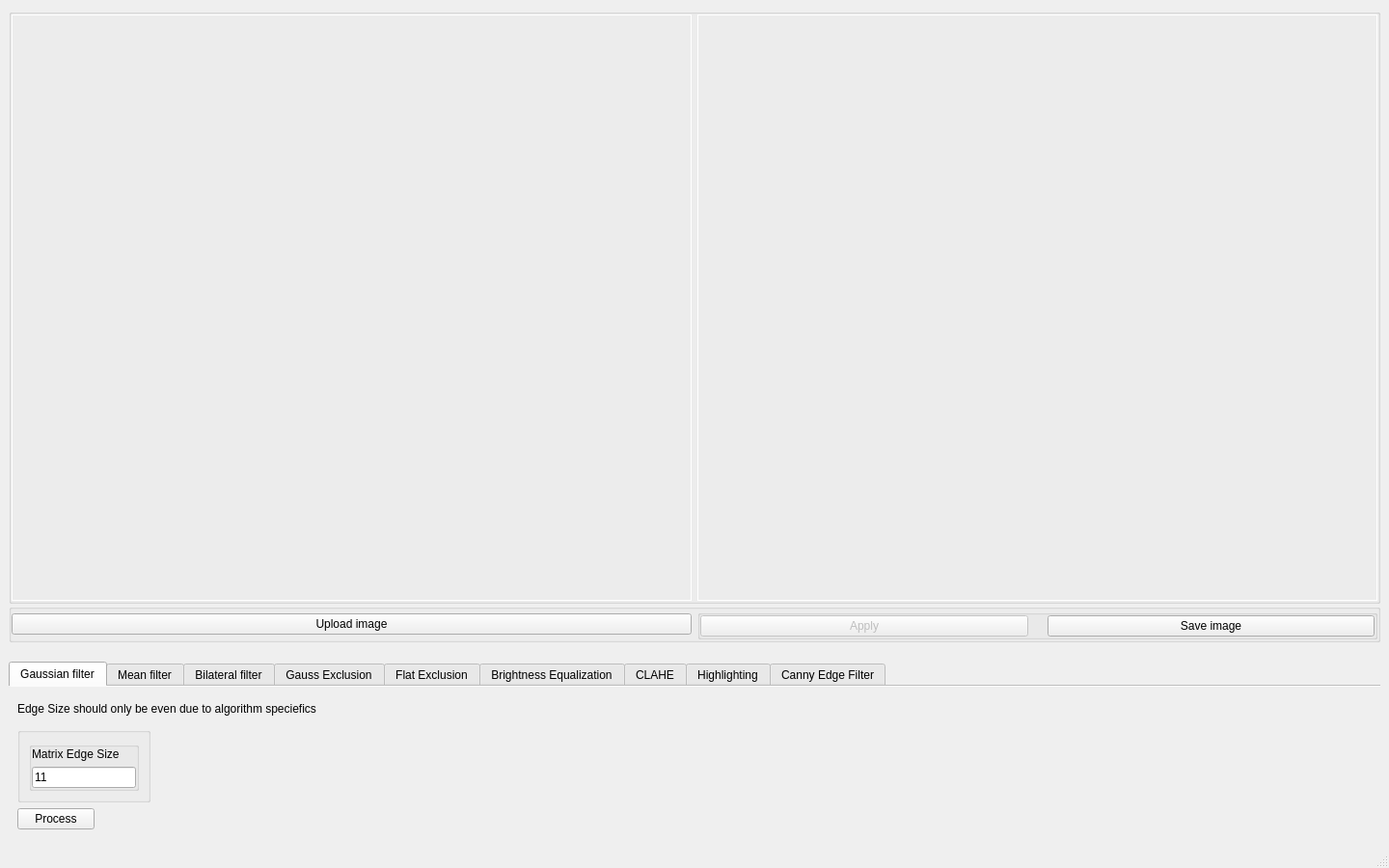
<?xml version="1.0" encoding="UTF-8"?>
<ui version="4.0">
 <class>MainWindow</class>
 <widget class="QMainWindow" name="MainWindow">
  <property name="geometry">
   <rect>
    <x>0</x>
    <y>0</y>
    <width>1440</width>
    <height>900</height>
   </rect>
  </property>
  <property name="windowTitle">
   <string>AFM processing</string>
  </property>
  <property name="dockNestingEnabled">
   <bool>true</bool>
  </property>
  <property name="unifiedTitleAndToolBarOnMac">
   <bool>false</bool>
  </property>
  <widget class="QWidget" name="centralwidget">
   <property name="enabled">
    <bool>true</bool>
   </property>
   <layout class="QVBoxLayout" name="verticalLayout_2">
    <property name="spacing">
     <number>0</number>
    </property>
    <item>
     <widget class="QGroupBox" name="groupBox_3">
      <property name="sizePolicy">
       <sizepolicy hsizetype="Preferred" vsizetype="Preferred">
        <horstretch>1</horstretch>
        <verstretch>1</verstretch>
       </sizepolicy>
      </property>
      <property name="styleSheet">
       <string notr="true">QLabel {
	border: 1px solid white;
	width: 50%;
}</string>
      </property>
      <property name="title">
       <string/>
      </property>
      <property name="flat">
       <bool>true</bool>
      </property>
      <layout class="QHBoxLayout" name="horizontalLayout">
       <property name="leftMargin">
        <number>0</number>
       </property>
       <property name="topMargin">
        <number>0</number>
       </property>
       <property name="rightMargin">
        <number>0</number>
       </property>
       <property name="bottomMargin">
        <number>0</number>
       </property>
       <item>
        <widget class="QLabel" name="image_before_label">
         <property name="sizePolicy">
          <sizepolicy hsizetype="Preferred" vsizetype="Minimum">
           <horstretch>1</horstretch>
           <verstretch>0</verstretch>
          </sizepolicy>
         </property>
         <property name="styleSheet">
          <string notr="true"/>
         </property>
         <property name="text">
          <string/>
         </property>
         <property name="wordWrap">
          <bool>true</bool>
         </property>
        </widget>
       </item>
       <item>
        <widget class="QLabel" name="image_after_label">
         <property name="sizePolicy">
          <sizepolicy hsizetype="Preferred" vsizetype="Minimum">
           <horstretch>1</horstretch>
           <verstretch>0</verstretch>
          </sizepolicy>
         </property>
         <property name="styleSheet">
          <string notr="true"/>
         </property>
         <property name="text">
          <string/>
         </property>
         <property name="wordWrap">
          <bool>true</bool>
         </property>
        </widget>
       </item>
      </layout>
     </widget>
    </item>
    <item>
     <widget class="QGroupBox" name="groupBox">
      <property name="autoFillBackground">
       <bool>false</bool>
      </property>
      <property name="title">
       <string/>
      </property>
      <property name="flat">
       <bool>true</bool>
      </property>
      <layout class="QHBoxLayout" name="horizontalLayout_2">
       <property name="leftMargin">
        <number>0</number>
       </property>
       <property name="topMargin">
        <number>0</number>
       </property>
       <property name="rightMargin">
        <number>0</number>
       </property>
       <property name="bottomMargin">
        <number>0</number>
       </property>
       <item>
        <widget class="QPushButton" name="upload_before_image_button">
         <property name="enabled">
          <bool>true</bool>
         </property>
         <property name="sizePolicy">
          <sizepolicy hsizetype="Minimum" vsizetype="Fixed">
           <horstretch>0</horstretch>
           <verstretch>0</verstretch>
          </sizepolicy>
         </property>
         <property name="styleSheet">
          <string notr="true"/>
         </property>
         <property name="text">
          <string>Upload image</string>
         </property>
        </widget>
       </item>
       <item>
        <widget class="QGroupBox" name="groupBox_2">
         <property name="title">
          <string/>
         </property>
         <property name="flat">
          <bool>true</bool>
         </property>
         <layout class="QHBoxLayout" name="horizontalLayout_3">
          <property name="spacing">
           <number>20</number>
          </property>
          <property name="leftMargin">
           <number>0</number>
          </property>
          <property name="topMargin">
           <number>0</number>
          </property>
          <property name="rightMargin">
           <number>0</number>
          </property>
          <property name="bottomMargin">
           <number>0</number>
          </property>
          <item>
           <widget class="QPushButton" name="apply_button">
            <property name="enabled">
             <bool>false</bool>
            </property>
            <property name="text">
             <string>Apply</string>
            </property>
            <property name="checkable">
             <bool>false</bool>
            </property>
            <property name="checked">
             <bool>false</bool>
            </property>
           </widget>
          </item>
          <item>
           <widget class="QPushButton" name="save_after_image_button">
            <property name="enabled">
             <bool>true</bool>
            </property>
            <property name="sizePolicy">
             <sizepolicy hsizetype="Minimum" vsizetype="Fixed">
              <horstretch>0</horstretch>
              <verstretch>0</verstretch>
             </sizepolicy>
            </property>
            <property name="focusPolicy">
             <enum>Qt::FocusPolicy::TabFocus</enum>
            </property>
            <property name="styleSheet">
             <string notr="true"/>
            </property>
            <property name="text">
             <string>Save image</string>
            </property>
           </widget>
          </item>
         </layout>
        </widget>
       </item>
      </layout>
     </widget>
    </item>
    <item>
     <spacer name="horizontalSpacer">
      <property name="orientation">
       <enum>Qt::Orientation::Horizontal</enum>
      </property>
      <property name="sizeHint" stdset="0">
       <size>
        <width>40</width>
        <height>20</height>
       </size>
      </property>
     </spacer>
    </item>
    <item>
     <widget class="QTabWidget" name="tabWidget">
      <property name="sizePolicy">
       <sizepolicy hsizetype="Preferred" vsizetype="Fixed">
        <horstretch>0</horstretch>
        <verstretch>1</verstretch>
       </sizepolicy>
      </property>
      <property name="maximumSize">
       <size>
        <width>16777215</width>
        <height>16777215</height>
       </size>
      </property>
      <property name="autoFillBackground">
       <bool>false</bool>
      </property>
      <property name="currentIndex">
       <number>0</number>
      </property>
      <property name="documentMode">
       <bool>true</bool>
      </property>
      <widget class="QWidget" name="gaussian_filter">
       <attribute name="title">
        <string>Gaussian filter</string>
       </attribute>
       <layout class="QVBoxLayout" name="verticalLayout_3">
        <item>
         <widget class="QLabel" name="label_14">
          <property name="text">
           <string>Edge Size should only be even due to algorithm speciefics</string>
          </property>
         </widget>
        </item>
        <item>
         <widget class="QGroupBox" name="groupBox_5">
          <property name="sizePolicy">
           <sizepolicy hsizetype="Fixed" vsizetype="Fixed">
            <horstretch>0</horstretch>
            <verstretch>0</verstretch>
           </sizepolicy>
          </property>
          <property name="title">
           <string/>
          </property>
          <property name="flat">
           <bool>false</bool>
          </property>
          <layout class="QVBoxLayout" name="verticalLayout_26">
           <item>
            <widget class="QGroupBox" name="groupBox_19">
             <property name="sizePolicy">
              <sizepolicy hsizetype="Fixed" vsizetype="Fixed">
               <horstretch>0</horstretch>
               <verstretch>0</verstretch>
              </sizepolicy>
             </property>
             <property name="title">
              <string/>
             </property>
             <property name="flat">
              <bool>true</bool>
             </property>
             <layout class="QVBoxLayout" name="verticalLayout_18">
              <property name="leftMargin">
               <number>0</number>
              </property>
              <property name="topMargin">
               <number>0</number>
              </property>
              <property name="rightMargin">
               <number>0</number>
              </property>
              <property name="bottomMargin">
               <number>0</number>
              </property>
              <item>
               <widget class="QLabel" name="label_9">
                <property name="sizePolicy">
                 <sizepolicy hsizetype="Fixed" vsizetype="Fixed">
                  <horstretch>0</horstretch>
                  <verstretch>0</verstretch>
                 </sizepolicy>
                </property>
                <property name="text">
                 <string>Matrix Edge Size</string>
                </property>
               </widget>
              </item>
              <item>
               <widget class="QLineEdit" name="gaussian_filter_edge_size_input">
                <property name="text">
                 <string>11</string>
                </property>
               </widget>
              </item>
             </layout>
            </widget>
           </item>
          </layout>
         </widget>
        </item>
        <item>
         <widget class="QPushButton" name="gauss_filter_process_button">
          <property name="sizePolicy">
           <sizepolicy hsizetype="Fixed" vsizetype="Fixed">
            <horstretch>0</horstretch>
            <verstretch>0</verstretch>
           </sizepolicy>
          </property>
          <property name="text">
           <string>Process</string>
          </property>
         </widget>
        </item>
       </layout>
      </widget>
      <widget class="QWidget" name="mean_filter">
       <attribute name="title">
        <string>Mean filter</string>
       </attribute>
       <layout class="QVBoxLayout" name="verticalLayout">
        <item>
         <widget class="QGroupBox" name="groupBox_24">
          <property name="sizePolicy">
           <sizepolicy hsizetype="Fixed" vsizetype="Fixed">
            <horstretch>0</horstretch>
            <verstretch>0</verstretch>
           </sizepolicy>
          </property>
          <property name="title">
           <string/>
          </property>
          <property name="flat">
           <bool>false</bool>
          </property>
          <layout class="QVBoxLayout" name="verticalLayout_25">
           <item>
            <widget class="QGroupBox" name="groupBox_21">
             <property name="sizePolicy">
              <sizepolicy hsizetype="Fixed" vsizetype="Fixed">
               <horstretch>0</horstretch>
               <verstretch>0</verstretch>
              </sizepolicy>
             </property>
             <property name="title">
              <string/>
             </property>
             <property name="flat">
              <bool>true</bool>
             </property>
             <layout class="QVBoxLayout" name="verticalLayout_19">
              <property name="leftMargin">
               <number>0</number>
              </property>
              <property name="topMargin">
               <number>0</number>
              </property>
              <property name="rightMargin">
               <number>0</number>
              </property>
              <property name="bottomMargin">
               <number>0</number>
              </property>
              <item>
               <widget class="QLabel" name="label_10">
                <property name="sizePolicy">
                 <sizepolicy hsizetype="Fixed" vsizetype="Fixed">
                  <horstretch>0</horstretch>
                  <verstretch>0</verstretch>
                 </sizepolicy>
                </property>
                <property name="text">
                 <string>Matrix Edge Size</string>
                </property>
               </widget>
              </item>
              <item>
               <widget class="QLineEdit" name="mean_filter_edge_size_input">
                <property name="text">
                 <string>10</string>
                </property>
               </widget>
              </item>
             </layout>
            </widget>
           </item>
          </layout>
         </widget>
        </item>
        <item>
         <widget class="QPushButton" name="mean_filter_process_button">
          <property name="sizePolicy">
           <sizepolicy hsizetype="Fixed" vsizetype="Fixed">
            <horstretch>0</horstretch>
            <verstretch>0</verstretch>
           </sizepolicy>
          </property>
          <property name="text">
           <string>Process</string>
          </property>
         </widget>
        </item>
       </layout>
      </widget>
      <widget class="QWidget" name="edge_preserving">
       <attribute name="title">
        <string>Bilateral filter</string>
       </attribute>
       <layout class="QVBoxLayout" name="verticalLayout_4">
        <item>
         <widget class="QGroupBox" name="groupBox_25">
          <property name="sizePolicy">
           <sizepolicy hsizetype="Fixed" vsizetype="Fixed">
            <horstretch>0</horstretch>
            <verstretch>0</verstretch>
           </sizepolicy>
          </property>
          <property name="title">
           <string/>
          </property>
          <property name="flat">
           <bool>false</bool>
          </property>
          <layout class="QHBoxLayout" name="horizontalLayout_7">
           <item>
            <widget class="QGroupBox" name="groupBox_23">
             <property name="sizePolicy">
              <sizepolicy hsizetype="Fixed" vsizetype="Fixed">
               <horstretch>0</horstretch>
               <verstretch>0</verstretch>
              </sizepolicy>
             </property>
             <property name="title">
              <string/>
             </property>
             <property name="flat">
              <bool>true</bool>
             </property>
             <layout class="QVBoxLayout" name="verticalLayout_23">
              <property name="leftMargin">
               <number>0</number>
              </property>
              <property name="topMargin">
               <number>0</number>
              </property>
              <property name="rightMargin">
               <number>0</number>
              </property>
              <property name="bottomMargin">
               <number>0</number>
              </property>
              <item>
               <widget class="QLabel" name="label_11">
                <property name="sizePolicy">
                 <sizepolicy hsizetype="Fixed" vsizetype="Fixed">
                  <horstretch>0</horstretch>
                  <verstretch>0</verstretch>
                 </sizepolicy>
                </property>
                <property name="text">
                 <string>Sigma color</string>
                </property>
               </widget>
              </item>
              <item>
               <widget class="QLineEdit" name="edge_preserving_filter_sigma_color_k_input">
                <property name="sizePolicy">
                 <sizepolicy hsizetype="Expanding" vsizetype="Fixed">
                  <horstretch>0</horstretch>
                  <verstretch>0</verstretch>
                 </sizepolicy>
                </property>
                <property name="text">
                 <string>75</string>
                </property>
               </widget>
              </item>
             </layout>
            </widget>
           </item>
           <item>
            <widget class="QGroupBox" name="groupBox_7">
             <property name="title">
              <string/>
             </property>
             <property name="flat">
              <bool>true</bool>
             </property>
             <layout class="QVBoxLayout" name="verticalLayout_21">
              <property name="leftMargin">
               <number>0</number>
              </property>
              <property name="topMargin">
               <number>0</number>
              </property>
              <property name="rightMargin">
               <number>0</number>
              </property>
              <property name="bottomMargin">
               <number>0</number>
              </property>
              <item>
               <widget class="QLabel" name="label_16">
                <property name="text">
                 <string>Sigma space</string>
                </property>
               </widget>
              </item>
              <item>
               <widget class="QLineEdit" name="edge_preserving_filter_sigma_space_k_input">
                <property name="text">
                 <string>75</string>
                </property>
               </widget>
              </item>
             </layout>
            </widget>
           </item>
           <item>
            <widget class="QGroupBox" name="groupBox_8">
             <property name="title">
              <string/>
             </property>
             <property name="flat">
              <bool>true</bool>
             </property>
             <layout class="QVBoxLayout" name="verticalLayout_22">
              <property name="leftMargin">
               <number>0</number>
              </property>
              <property name="topMargin">
               <number>0</number>
              </property>
              <property name="rightMargin">
               <number>0</number>
              </property>
              <property name="bottomMargin">
               <number>0</number>
              </property>
              <item>
               <widget class="QLabel" name="label_17">
                <property name="text">
                 <string>Matrix Edge Size</string>
                </property>
               </widget>
              </item>
              <item>
               <widget class="QLineEdit" name="edge_preserving_filter_matrix_size_input">
                <property name="text">
                 <string>15</string>
                </property>
               </widget>
              </item>
             </layout>
            </widget>
           </item>
          </layout>
         </widget>
        </item>
        <item>
         <widget class="QPushButton" name="edge_preserving_filter_process_button">
          <property name="sizePolicy">
           <sizepolicy hsizetype="Fixed" vsizetype="Fixed">
            <horstretch>0</horstretch>
            <verstretch>0</verstretch>
           </sizepolicy>
          </property>
          <property name="text">
           <string>Process</string>
          </property>
         </widget>
        </item>
       </layout>
      </widget>
      <widget class="QWidget" name="gauss_exclusion">
       <attribute name="title">
        <string>Gauss Exclusion</string>
       </attribute>
       <layout class="QVBoxLayout" name="verticalLayout_5">
        <item>
         <widget class="QLabel" name="label_15">
          <property name="text">
           <string>Edge Size should only be even due to algorithm speciefics</string>
          </property>
         </widget>
        </item>
        <item>
         <widget class="QGroupBox" name="groupBox_6">
          <property name="sizePolicy">
           <sizepolicy hsizetype="Fixed" vsizetype="Fixed">
            <horstretch>0</horstretch>
            <verstretch>0</verstretch>
           </sizepolicy>
          </property>
          <property name="title">
           <string/>
          </property>
          <layout class="QVBoxLayout" name="verticalLayout_20">
           <item>
            <widget class="QGroupBox" name="groupBox_27">
             <property name="sizePolicy">
              <sizepolicy hsizetype="Fixed" vsizetype="Fixed">
               <horstretch>0</horstretch>
               <verstretch>0</verstretch>
              </sizepolicy>
             </property>
             <property name="title">
              <string/>
             </property>
             <property name="flat">
              <bool>true</bool>
             </property>
             <layout class="QVBoxLayout" name="verticalLayout_29">
              <property name="leftMargin">
               <number>0</number>
              </property>
              <property name="topMargin">
               <number>0</number>
              </property>
              <property name="rightMargin">
               <number>0</number>
              </property>
              <property name="bottomMargin">
               <number>0</number>
              </property>
              <item>
               <widget class="QLabel" name="label_12">
                <property name="sizePolicy">
                 <sizepolicy hsizetype="Fixed" vsizetype="Fixed">
                  <horstretch>0</horstretch>
                  <verstretch>0</verstretch>
                 </sizepolicy>
                </property>
                <property name="text">
                 <string>Matrix Edge Size</string>
                </property>
               </widget>
              </item>
              <item>
               <widget class="QLineEdit" name="gaussian_exclusion_edge_size_input">
                <property name="text">
                 <string>11</string>
                </property>
               </widget>
              </item>
             </layout>
            </widget>
           </item>
          </layout>
         </widget>
        </item>
        <item alignment="Qt::AlignmentFlag::AlignLeft">
         <widget class="QPushButton" name="gauss_flat_process_button">
          <property name="sizePolicy">
           <sizepolicy hsizetype="Expanding" vsizetype="Fixed">
            <horstretch>0</horstretch>
            <verstretch>0</verstretch>
           </sizepolicy>
          </property>
          <property name="text">
           <string>Process</string>
          </property>
         </widget>
        </item>
       </layout>
      </widget>
      <widget class="QWidget" name="flat_exclusion">
       <attribute name="title">
        <string>Flat Exclusion</string>
       </attribute>
       <layout class="QVBoxLayout" name="verticalLayout_9">
        <item>
         <widget class="QLabel" name="label_13">
          <property name="sizePolicy">
           <sizepolicy hsizetype="Preferred" vsizetype="Fixed">
            <horstretch>0</horstretch>
            <verstretch>0</verstretch>
           </sizepolicy>
          </property>
          <property name="text">
           <string>This method takes three dots (both top and left bottom), and levels plane built by using them.</string>
          </property>
         </widget>
        </item>
        <item alignment="Qt::AlignmentFlag::AlignLeft">
         <widget class="QPushButton" name="flat_process_button">
          <property name="sizePolicy">
           <sizepolicy hsizetype="Expanding" vsizetype="Fixed">
            <horstretch>0</horstretch>
            <verstretch>0</verstretch>
           </sizepolicy>
          </property>
          <property name="text">
           <string>Process</string>
          </property>
         </widget>
        </item>
       </layout>
      </widget>
      <widget class="QWidget" name="brightness_equalization">
       <attribute name="title">
        <string>Brightness Equalization</string>
       </attribute>
       <layout class="QVBoxLayout" name="verticalLayout_6">
        <item>
         <widget class="QLabel" name="label_8">
          <property name="sizePolicy">
           <sizepolicy hsizetype="Fixed" vsizetype="Fixed">
            <horstretch>0</horstretch>
            <verstretch>0</verstretch>
           </sizepolicy>
          </property>
          <property name="text">
           <string>This method has no argument due to it's simplicity</string>
          </property>
         </widget>
        </item>
        <item alignment="Qt::AlignmentFlag::AlignLeft">
         <widget class="QPushButton" name="brightness_eq_process_button">
          <property name="sizePolicy">
           <sizepolicy hsizetype="Expanding" vsizetype="Fixed">
            <horstretch>0</horstretch>
            <verstretch>0</verstretch>
           </sizepolicy>
          </property>
          <property name="text">
           <string>Process</string>
          </property>
         </widget>
        </item>
       </layout>
      </widget>
      <widget class="QWidget" name="clahe">
       <attribute name="title">
        <string>CLAHE</string>
       </attribute>
       <layout class="QVBoxLayout" name="verticalLayout_7">
        <item alignment="Qt::AlignmentFlag::AlignLeft">
         <widget class="QGroupBox" name="groupBox_10">
          <property name="sizePolicy">
           <sizepolicy hsizetype="Preferred" vsizetype="Fixed">
            <horstretch>0</horstretch>
            <verstretch>0</verstretch>
           </sizepolicy>
          </property>
          <property name="title">
           <string/>
          </property>
          <layout class="QHBoxLayout" name="horizontalLayout_6">
           <property name="leftMargin">
            <number>0</number>
           </property>
           <property name="topMargin">
            <number>0</number>
           </property>
           <property name="rightMargin">
            <number>0</number>
           </property>
           <property name="bottomMargin">
            <number>0</number>
           </property>
           <item>
            <widget class="QGroupBox" name="groupBox_17">
             <property name="sizePolicy">
              <sizepolicy hsizetype="Fixed" vsizetype="Preferred">
               <horstretch>0</horstretch>
               <verstretch>0</verstretch>
              </sizepolicy>
             </property>
             <property name="title">
              <string/>
             </property>
             <property name="flat">
              <bool>true</bool>
             </property>
             <layout class="QVBoxLayout" name="verticalLayout_16">
              <item>
               <widget class="QLabel" name="label_6">
                <property name="text">
                 <string>Clip limit</string>
                </property>
               </widget>
              </item>
              <item>
               <widget class="QLineEdit" name="clahe_clip_limit_input">
                <property name="text">
                 <string>20</string>
                </property>
               </widget>
              </item>
             </layout>
            </widget>
           </item>
           <item>
            <widget class="QGroupBox" name="groupBox_18">
             <property name="sizePolicy">
              <sizepolicy hsizetype="Fixed" vsizetype="Preferred">
               <horstretch>0</horstretch>
               <verstretch>0</verstretch>
              </sizepolicy>
             </property>
             <property name="title">
              <string/>
             </property>
             <property name="flat">
              <bool>true</bool>
             </property>
             <layout class="QVBoxLayout" name="verticalLayout_17">
              <item>
               <widget class="QLabel" name="label_7">
                <property name="text">
                 <string>Matrix Edge Size</string>
                </property>
               </widget>
              </item>
              <item>
               <widget class="QLineEdit" name="clahe_matrix_edge_size_input">
                <property name="text">
                 <string>30</string>
                </property>
               </widget>
              </item>
             </layout>
            </widget>
           </item>
          </layout>
         </widget>
        </item>
        <item alignment="Qt::AlignmentFlag::AlignLeft">
         <widget class="QPushButton" name="clahe_process_button">
          <property name="sizePolicy">
           <sizepolicy hsizetype="Expanding" vsizetype="Fixed">
            <horstretch>0</horstretch>
            <verstretch>0</verstretch>
           </sizepolicy>
          </property>
          <property name="text">
           <string>Process</string>
          </property>
         </widget>
        </item>
       </layout>
      </widget>
      <widget class="QWidget" name="highlighting">
       <attribute name="title">
        <string>Highlighting</string>
       </attribute>
       <layout class="QVBoxLayout" name="verticalLayout_8">
        <item>
         <widget class="QGroupBox" name="groupBox_11">
          <property name="title">
           <string/>
          </property>
          <property name="flat">
           <bool>true</bool>
          </property>
          <layout class="QVBoxLayout" name="verticalLayout_13">
           <property name="leftMargin">
            <number>0</number>
           </property>
           <property name="topMargin">
            <number>0</number>
           </property>
           <property name="rightMargin">
            <number>0</number>
           </property>
           <property name="bottomMargin">
            <number>0</number>
           </property>
           <item>
            <widget class="QLabel" name="label_3">
             <property name="text">
              <string>Shadow Sizes should be even and less than or equal 31</string>
             </property>
            </widget>
           </item>
           <item>
            <widget class="QGroupBox" name="groupBox_14">
             <property name="sizePolicy">
              <sizepolicy hsizetype="Fixed" vsizetype="Preferred">
               <horstretch>0</horstretch>
               <verstretch>0</verstretch>
              </sizepolicy>
             </property>
             <property name="title">
              <string/>
             </property>
             <layout class="QHBoxLayout" name="horizontalLayout_5">
              <item>
               <widget class="QGroupBox" name="groupBox_15">
                <property name="title">
                 <string/>
                </property>
                <property name="flat">
                 <bool>true</bool>
                </property>
                <layout class="QVBoxLayout" name="verticalLayout_15">
                 <property name="spacing">
                  <number>-1</number>
                 </property>
                 <property name="leftMargin">
                  <number>0</number>
                 </property>
                 <property name="topMargin">
                  <number>0</number>
                 </property>
                 <property name="rightMargin">
                  <number>0</number>
                 </property>
                 <property name="bottomMargin">
                  <number>0</number>
                 </property>
                 <item>
                  <widget class="QLabel" name="label_4">
                   <property name="text">
                    <string>Horizontal shadow</string>
                   </property>
                  </widget>
                 </item>
                 <item>
                  <widget class="QLineEdit" name="horizontal_shadow_size_input">
                   <property name="text">
                    <string>5</string>
                   </property>
                  </widget>
                 </item>
                </layout>
               </widget>
              </item>
              <item>
               <widget class="QGroupBox" name="groupBox_16">
                <property name="title">
                 <string/>
                </property>
                <property name="flat">
                 <bool>true</bool>
                </property>
                <layout class="QVBoxLayout" name="verticalLayout_14">
                 <property name="spacing">
                  <number>-1</number>
                 </property>
                 <property name="leftMargin">
                  <number>0</number>
                 </property>
                 <property name="topMargin">
                  <number>0</number>
                 </property>
                 <property name="rightMargin">
                  <number>0</number>
                 </property>
                 <property name="bottomMargin">
                  <number>0</number>
                 </property>
                 <item>
                  <widget class="QLabel" name="label_5">
                   <property name="text">
                    <string>Vertical shadow</string>
                   </property>
                  </widget>
                 </item>
                 <item>
                  <widget class="QLineEdit" name="vertical_shadow_size_input">
                   <property name="text">
                    <string>5</string>
                   </property>
                  </widget>
                 </item>
                </layout>
               </widget>
              </item>
             </layout>
            </widget>
           </item>
          </layout>
         </widget>
        </item>
        <item alignment="Qt::AlignmentFlag::AlignLeft">
         <widget class="QPushButton" name="highlighting_process_button">
          <property name="sizePolicy">
           <sizepolicy hsizetype="Expanding" vsizetype="Fixed">
            <horstretch>0</horstretch>
            <verstretch>0</verstretch>
           </sizepolicy>
          </property>
          <property name="text">
           <string>Process</string>
          </property>
         </widget>
        </item>
       </layout>
      </widget>
      <widget class="QWidget" name="canny_edge_filter">
       <attribute name="title">
        <string>Canny Edge Filter</string>
       </attribute>
       <layout class="QVBoxLayout" name="verticalLayout_10">
        <item>
         <widget class="QGroupBox" name="groupBox_4">
          <property name="sizePolicy">
           <sizepolicy hsizetype="Fixed" vsizetype="Fixed">
            <horstretch>0</horstretch>
            <verstretch>0</verstretch>
           </sizepolicy>
          </property>
          <property name="title">
           <string/>
          </property>
          <property name="flat">
           <bool>false</bool>
          </property>
          <layout class="QHBoxLayout" name="horizontalLayout_4">
           <property name="leftMargin">
            <number>0</number>
           </property>
           <property name="topMargin">
            <number>0</number>
           </property>
           <property name="rightMargin">
            <number>0</number>
           </property>
           <property name="bottomMargin">
            <number>0</number>
           </property>
           <item>
            <widget class="QGroupBox" name="groupBox_12">
             <property name="minimumSize">
              <size>
               <width>109</width>
               <height>0</height>
              </size>
             </property>
             <property name="title">
              <string/>
             </property>
             <property name="flat">
              <bool>true</bool>
             </property>
             <layout class="QVBoxLayout" name="verticalLayout_12">
              <item>
               <widget class="QLabel" name="label">
                <property name="text">
                 <string>Min Treshold</string>
                </property>
               </widget>
              </item>
              <item>
               <widget class="QLineEdit" name="canny_min_treshold_input">
                <property name="text">
                 <string>0</string>
                </property>
               </widget>
              </item>
             </layout>
            </widget>
           </item>
           <item>
            <widget class="QGroupBox" name="groupBox_13">
             <property name="sizePolicy">
              <sizepolicy hsizetype="Minimum" vsizetype="Preferred">
               <horstretch>0</horstretch>
               <verstretch>0</verstretch>
              </sizepolicy>
             </property>
             <property name="title">
              <string/>
             </property>
             <property name="flat">
              <bool>true</bool>
             </property>
             <layout class="QVBoxLayout" name="verticalLayout_11">
              <item>
               <widget class="QLabel" name="label_2">
                <property name="text">
                 <string>Max Treshold</string>
                </property>
               </widget>
              </item>
              <item>
               <widget class="QLineEdit" name="canny_max_treshold_input">
                <property name="text">
                 <string>255</string>
                </property>
               </widget>
              </item>
             </layout>
            </widget>
           </item>
          </layout>
         </widget>
        </item>
        <item alignment="Qt::AlignmentFlag::AlignLeft">
         <widget class="QPushButton" name="canny_edge_filter_process_button">
          <property name="text">
           <string>Process</string>
          </property>
         </widget>
        </item>
       </layout>
      </widget>
     </widget>
    </item>
   </layout>
  </widget>
  <widget class="QStatusBar" name="statusbar"/>
 </widget>
 <resources/>
 <connections/>
</ui>
